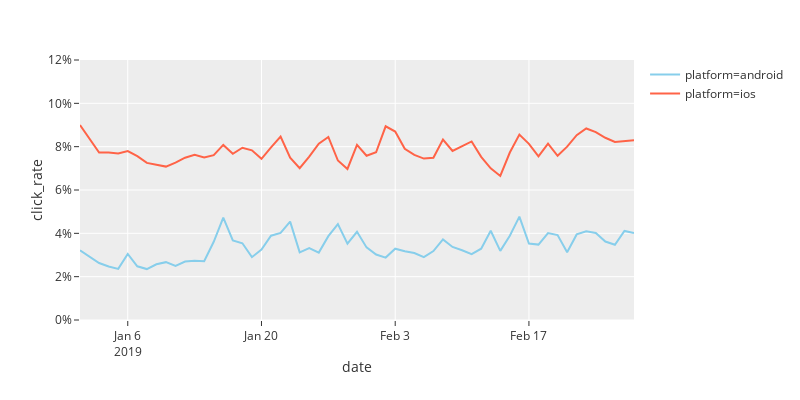

Notebook code cell kept with this figure:
### Code cell
fig = px.line(
    df, 
    x='date', 
    y='click_rate',
    color='platform',
    labels={'ios': 'IOS conversion rate'}, 
    width=800,
    height=400,
    template='ggplot2',
    color_discrete_sequence=['#87CEEB', '#FF6347'],
    )

fig.update_traces(textfont = dict(size = 10))

fig.update(
    layout=dict(yaxis= {'tickformat': ',.0%', 'range': [0, df['click_rate'].max()+0.03]})
)

fig
